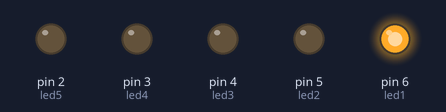
A sketch run on a simulated Arduino Uno, built with avr-gcc and run on an emulated ATmega328P. Shown: output pins drawn as LEDs (lit = HIGH).

Above: at 0.2 s.
At 2.7 s:
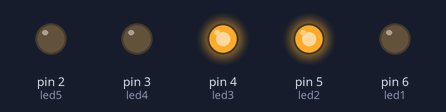
At 5.2 s:
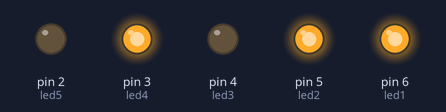
At 10.2 s:
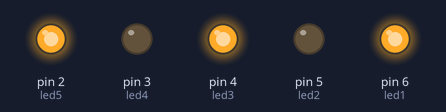
At 15.2 s:
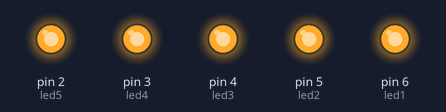
At 20.2 s:
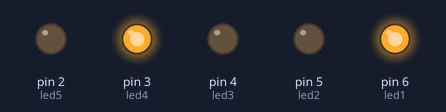
Timing chart, 0 to 20.8 s (numbered marks = the images above):
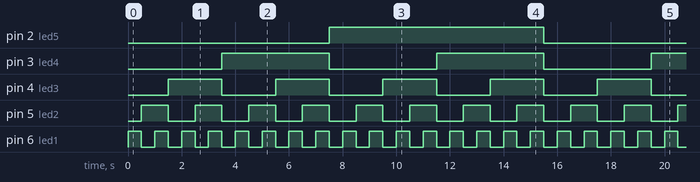

The sketch:

LED_BinaryCounter.ino
```cpp
int led1 = 6;
int led2 = 5;
int led3 = 4;
int led4 = 3;
int led5 = 2;

int count = 1;
int wait = 500;

// for the purpose of the LED counter, I have reversed the LED numbering order with the pin numbering order


void setup() {
  pinMode(led1, OUTPUT);
  pinMode(led2, OUTPUT);
  pinMode(led3, OUTPUT);
  pinMode(led4, OUTPUT);
  pinMode(led5, OUTPUT);
}

void loop() {

  digitalWrite(led1, count & 1);
  digitalWrite(led2, count & 2);
  digitalWrite(led3, count & 4);
  digitalWrite(led4, count & 8);
  digitalWrite(led5, count & 16);

  delay(wait);

  count = count + 1;
  if (count > 31){
    count = 0;
  }
}
```

Measured:
- by itself, pin 2 (led5): alternates HIGH for 8.0 s and LOW for 8.0 s
- by itself, pin 3 (led4): alternates HIGH for 4.0 s and LOW for 4.0 s
- by itself, pin 4 (led3): alternates HIGH for 2.0 s and LOW for 2.0 s
- by itself, pin 5 (led2): alternates HIGH for 1.0 s and LOW for 1.0 s
- by itself, pin 6 (led1): alternates HIGH for 0.50 s and LOW for 0.50 s
